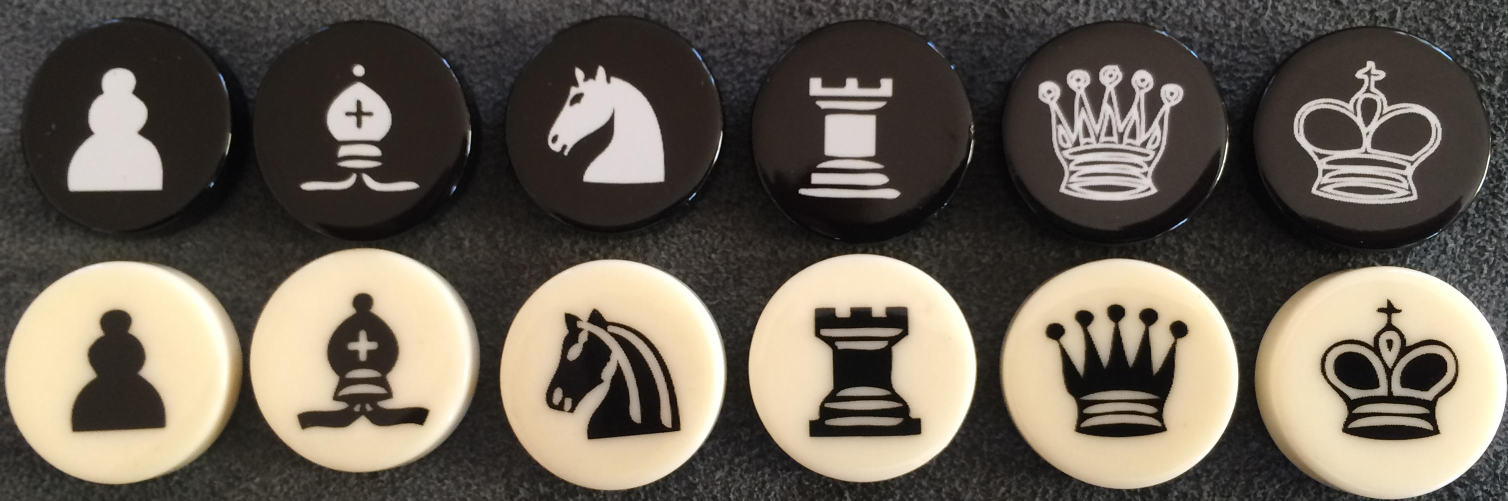
%> input picture images/template1.jpg, 3015 x 1001 px (shown at 1/2 size)
$ octave constants.m   (GNU Octave 9; MATLAB toolbox functions it lacks are replaced by stand-ins)
%> lines starting %> are read from the running program, lines starting %| are printed output that depends on the picture; in (x1, y1, x2, y2) boxes, pixels count from 0 and x2, y2 are one past the last pixel; in counts of white or black regions, pixels touching at a corner belong together; the program's own positions count from 1
global TEMPLATE1...
       TEMPLATE1_GRADIENT...
       TEMPLATE_RADII...
       TEMPLATE_CENTERS     TEMPLATE1_BINARY_MOMENTS_WHITE...
       TEMPLATE_BW...
       TEMPLATE1_BINARY_MOMENTS_BLACK   TEMPLATE_RATIOS_WHITE...
       TEMPLATE_RATIOS_BLACK

TEMPLATE1_orig = imread('template1.jpg');
%> TEMPLATE1_orig is the input picture: size 1001x3015x3 uint8; mean R, G, B 106.2, 97.9, 86.6
TEMPLATE1_orig = imresize(TEMPLATE1_orig,0.25);
%> TEMPLATE1_orig: size 251x754x3 uint8
TEMPLATE1 = rgb2gray(TEMPLATE1_orig);
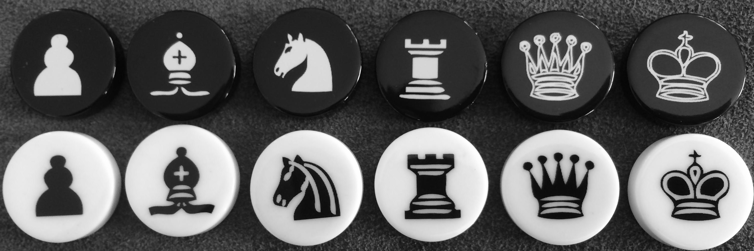
%> TEMPLATE1: size 251x754 uint8; min 2, max 255, mean 99.1
[TEMPLATE1_GRADIENT,~] = imgradient(TEMPLATE1,'prewitt');
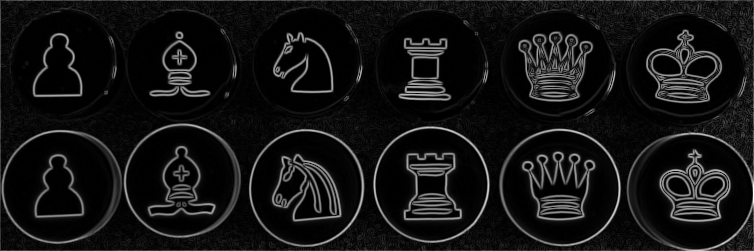
%> TEMPLATE1_GRADIENT: size 251x754 double; min 0, max 765.8, mean 61.6; drawn with min black and max white

TEMPLATE2_orig = imread('template2.jpg');
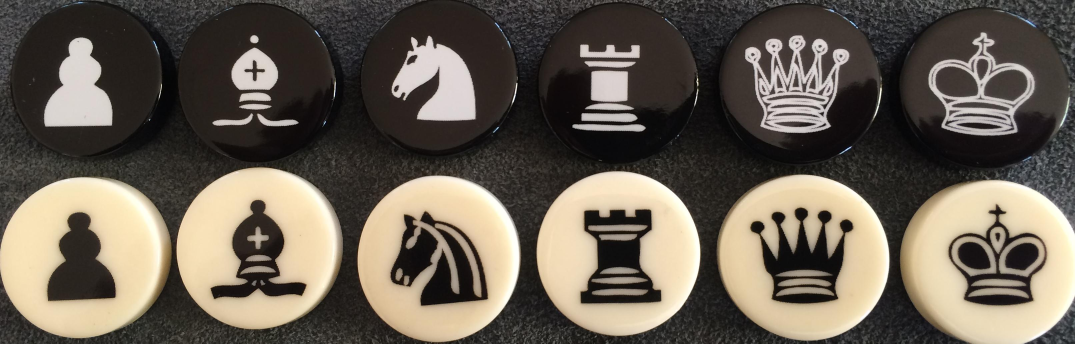
%> input picture images/template2.jpg, 3225 x 1031 px (shown at 1/3 size)
%> TEMPLATE2_orig is the input picture: size 1031x3225x3 uint8; mean R, G, B 105.3, 96.7, 85.1
TEMPLATE2_orig = imresize(TEMPLATE2_orig,0.25);
%> TEMPLATE2_orig: size 258x807x3 uint8
TEMPLATE2 = rgb2gray(TEMPLATE2_orig);
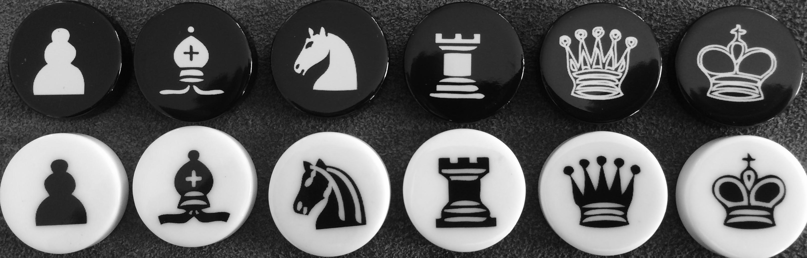
%> TEMPLATE2: size 258x807 uint8; min 0, max 255, mean 98
[TEMPLATE2_GRADIENT,~] = imgradient(TEMPLATE2,'prewitt');
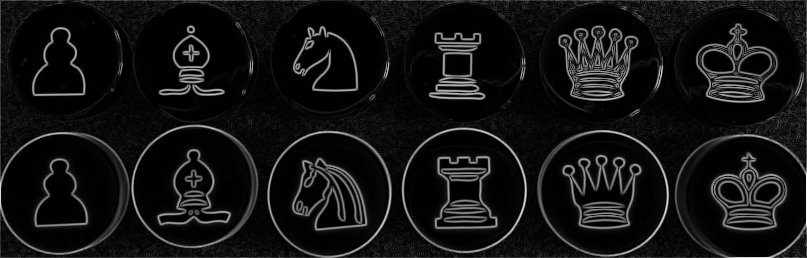
%> TEMPLATE2_GRADIENT: size 258x807 double; min 0, max 763.7, mean 60.4; drawn with min black and max white

TEMPLATE1_BLURRED = imgaussfilt(TEMPLATE1,2.5);
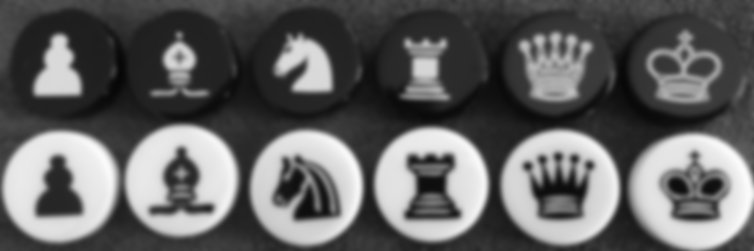
%> TEMPLATE1_BLURRED: size 251x754 uint8; min 7, max 251, mean 99.1
TEMPLATE_BW = im2bw(TEMPLATE1_BLURRED,graythresh(TEMPLATE1));
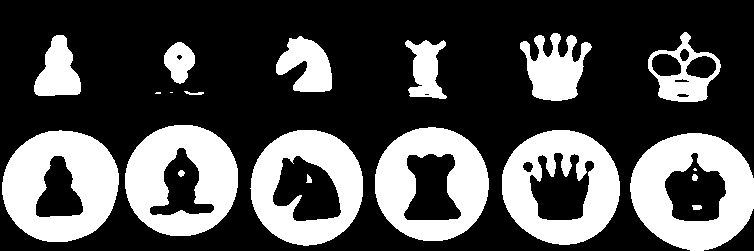
%> TEMPLATE_BW: size 251x754 logical; 31.4% white; 20 white regions (3 under 20 px), largest, box (x1, y1, x2, y2) and area: (630, 133, 754, 251) 8778, (2, 130, 119, 242) 8522, (125, 125, 238, 236) 8039

% Centers and radii of 12 pieces in the template image
TEMPLATE_CENTERS = [
    182.8081  180.6276;
    560.1821  187.4813;
    306.8586  187.8617;
    431.5000  184.5404;
     60.3374  188.0670;
    685.0000  190.5480;
    554.7895   57.9027;
    687.5255   61.9312;
     60.2908   60.7179;
    305.0062   57.9827;
    184.3244   64.4859;
    432.0982   63.1064
    ];

TEMPLATE_RADII = [
    58.2265;
    59.7275;
    58.4230;
    58.3462;
    57.6622;
    57.9711;
    57.0657;
    62.9484;
    57.5575;
    57.1582;
    58.7638;
    57.0462
    ];

% [12 lines of commented-out code are left out]

TEMPLATE1_BINARY_MOMENTS_WHITE = [
   0.204003740806440   0.006491636155188   0.002867988685693 ...
   1.000000000000000   1.000000000000000;
   0.336660818521282   0.021256347270486   0.004310362118452 ...
   1.000000000000000   2.000000000000000;
   0.205095478843948   0.003245716401621   0.000336170868333 ...
   1.000000000000000   3.000000000000000;
   0.292356522555595   0.021554796108091   0.000308535985715 ...
   1.000000000000000   4.000000000000000;
   0.231846875696146   0.000273648598620   0.000809686179691 ...
   1.000000000000000   5.000000000000000;
   0.342782019278974   0.000157987559688   0.000090908453714 ...
   1.000000000000000   6.000000000000000
   ];

TEMPLATE1_BINARY_MOMENTS_BLACK = [
   0.207642535774075   0.006901635018905   0.003689808887304 ...
   2.000000000000000   1.000000000000000;
   0.306137175249630   0.012826824462872   0.010106251653722 ...
   2.000000000000000   2.000000000000000;
   0.250557677080537   0.005387910213969   0.000580275115315 ...
   2.000000000000000   3.000000000000000;
   0.297434134166280   0.013108201325016   0.000415417588049 ...
   2.000000000000000   4.000000000000000;
   0.271069298327684   0.000136212249348   0.001041296589194 ...
   2.000000000000000   5.000000000000000;
   0.285713294859744   0.000233634679513   0.000214476253981 ...
   2.000000000000000   6.000000000000000
   ];

TEMPLATE1_BINARY_MOMENTS_WHITE(:,1:3) = ...
    real(log(TEMPLATE1_BINARY_MOMENTS_WHITE(:,1:3)));
TEMPLATE1_BINARY_MOMENTS_BLACK(:,1:3) = ...
    real(log(TEMPLATE1_BINARY_MOMENTS_BLACK(:,1:3)));

TEMPLATE_RATIOS_WHITE = [
   1.103286384976526;
   1.727065959059894;
   1.212885154061625;
   1.397714907508161;
   1.231809932354397;
   1.712087912087912
   ];

TEMPLATE_RATIOS_BLACK = [
   1.120000000000000;
   1.446002076843198;
   1.168270944741533;
   1.314007782101167;
   1.461387691101529;
   1.213091922005571
   ];
